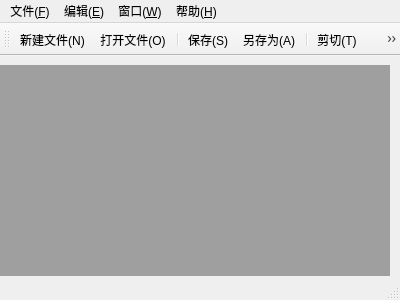
<?xml version="1.0" encoding="UTF-8"?>
<ui version="4.0">
 <class>MainWindow</class>
 <widget class="QMainWindow" name="MainWindow">
  <property name="geometry">
   <rect>
    <x>0</x>
    <y>0</y>
    <width>400</width>
    <height>300</height>
   </rect>
  </property>
  <property name="windowTitle">
   <string>MainWindow</string>
  </property>
  <widget class="QWidget" name="centralWidget">
   <widget class="QMdiArea" name="mdiArea">
    <property name="geometry">
     <rect>
      <x>-1</x>
      <y>9</y>
      <width>391</width>
      <height>211</height>
     </rect>
    </property>
   </widget>
  </widget>
  <widget class="QMenuBar" name="menuBar">
   <property name="geometry">
    <rect>
     <x>0</x>
     <y>0</y>
     <width>400</width>
     <height>23</height>
    </rect>
   </property>
   <widget class="QMenu" name="menu_F">
    <property name="title">
     <string>文件(&amp;F)</string>
    </property>
    <addaction name="actionNew"/>
    <addaction name="actionOpen"/>
    <addaction name="separator"/>
    <addaction name="actionSave"/>
    <addaction name="actionSaveAs"/>
    <addaction name="separator"/>
    <addaction name="actionExit"/>
   </widget>
   <widget class="QMenu" name="menu_E">
    <property name="title">
     <string>编辑(&amp;E)</string>
    </property>
    <addaction name="actionUndo"/>
    <addaction name="actionRedo"/>
    <addaction name="separator"/>
    <addaction name="actionCut"/>
    <addaction name="actionCopy"/>
    <addaction name="actionPaste"/>
   </widget>
   <widget class="QMenu" name="menu_W">
    <property name="title">
     <string>窗口(&amp;W)</string>
    </property>
    <addaction name="actionClose"/>
    <addaction name="actionCloseAll"/>
    <addaction name="separator"/>
    <addaction name="actionTile"/>
    <addaction name="actionCascade"/>
    <addaction name="separator"/>
    <addaction name="actionNext"/>
    <addaction name="actionPrevious"/>
   </widget>
   <widget class="QMenu" name="menu">
    <property name="title">
     <string>帮助(&amp;H)</string>
    </property>
    <addaction name="actionAbout"/>
    <addaction name="actionAboutQt"/>
   </widget>
   <addaction name="menu_F"/>
   <addaction name="menu_E"/>
   <addaction name="menu_W"/>
   <addaction name="menu"/>
  </widget>
  <widget class="QToolBar" name="mainToolBar">
   <attribute name="toolBarArea">
    <enum>TopToolBarArea</enum>
   </attribute>
   <attribute name="toolBarBreak">
    <bool>false</bool>
   </attribute>
   <addaction name="actionNew"/>
   <addaction name="actionOpen"/>
   <addaction name="separator"/>
   <addaction name="actionSave"/>
   <addaction name="actionSaveAs"/>
   <addaction name="separator"/>
   <addaction name="actionCut"/>
   <addaction name="actionCopy"/>
   <addaction name="actionPaste"/>
   <addaction name="separator"/>
   <addaction name="actionUndo"/>
   <addaction name="actionRedo"/>
  </widget>
  <widget class="QStatusBar" name="statusBar"/>
  <action name="actionNew">
   <property name="icon">
    <iconset resource="images.qrc">
     <normaloff>:/images/new.png</normaloff>:/images/new.png</iconset>
   </property>
   <property name="text">
    <string>新建文件(&amp;N)</string>
   </property>
   <property name="shortcut">
    <string>Ctrl+N</string>
   </property>
  </action>
  <action name="actionOpen">
   <property name="icon">
    <iconset resource="images.qrc">
     <normaloff>:/images/open.png</normaloff>:/images/open.png</iconset>
   </property>
   <property name="text">
    <string>打开文件(&amp;O)</string>
   </property>
   <property name="shortcut">
    <string>Ctrl+O</string>
   </property>
  </action>
  <action name="actionSave">
   <property name="icon">
    <iconset resource="images.qrc">
     <normaloff>:/images/save.png</normaloff>:/images/save.png</iconset>
   </property>
   <property name="text">
    <string>保存(&amp;S)</string>
   </property>
   <property name="shortcut">
    <string>Ctrl+S</string>
   </property>
  </action>
  <action name="actionSaveAs">
   <property name="icon">
    <iconset resource="images.qrc">
     <normaloff>:/images/saveAs.png</normaloff>:/images/saveAs.png</iconset>
   </property>
   <property name="text">
    <string>另存为(&amp;A)</string>
   </property>
  </action>
  <action name="actionExit">
   <property name="text">
    <string>退出(&amp;X)</string>
   </property>
  </action>
  <action name="actionUndo">
   <property name="icon">
    <iconset resource="images.qrc">
     <normaloff>:/images/undo.png</normaloff>:/images/undo.png</iconset>
   </property>
   <property name="text">
    <string>撤销(&amp;U)</string>
   </property>
   <property name="shortcut">
    <string>Ctrl+Z</string>
   </property>
  </action>
  <action name="actionRedo">
   <property name="icon">
    <iconset resource="images.qrc">
     <normaloff>:/images/redo.png</normaloff>:/images/redo.png</iconset>
   </property>
   <property name="text">
    <string>恢复(&amp;R)</string>
   </property>
   <property name="shortcut">
    <string>Ctrl+Y</string>
   </property>
  </action>
  <action name="actionCut">
   <property name="icon">
    <iconset resource="images.qrc">
     <normaloff>:/images/cut.png</normaloff>:/images/cut.png</iconset>
   </property>
   <property name="text">
    <string>剪切(&amp;T)</string>
   </property>
   <property name="shortcut">
    <string>Ctrl+X</string>
   </property>
  </action>
  <action name="actionCopy">
   <property name="icon">
    <iconset resource="images.qrc">
     <normaloff>:/images/copy.png</normaloff>:/images/copy.png</iconset>
   </property>
   <property name="text">
    <string>复制(&amp;C)</string>
   </property>
   <property name="shortcut">
    <string>Ctrl+C</string>
   </property>
  </action>
  <action name="actionPaste">
   <property name="icon">
    <iconset resource="images.qrc">
     <normaloff>:/images/paste.png</normaloff>:/images/paste.png</iconset>
   </property>
   <property name="text">
    <string>粘贴(&amp;V)</string>
   </property>
   <property name="shortcut">
    <string>Ctrl+V</string>
   </property>
  </action>
  <action name="actionClose">
   <property name="text">
    <string>关闭(&amp;Q)</string>
   </property>
  </action>
  <action name="actionCloseAll">
   <property name="text">
    <string>关闭所有窗口(&amp;A)</string>
   </property>
  </action>
  <action name="actionTile">
   <property name="text">
    <string>平铺(&amp;T)</string>
   </property>
  </action>
  <action name="actionCascade">
   <property name="text">
    <string>层叠(&amp;C)</string>
   </property>
  </action>
  <action name="actionNext">
   <property name="icon">
    <iconset resource="images.qrc">
     <normaloff>:/images/next.png</normaloff>:/images/next.png</iconset>
   </property>
   <property name="text">
    <string>下一个(&amp;X)</string>
   </property>
   <property name="shortcut">
    <string>Ctrl+Tab</string>
   </property>
  </action>
  <action name="actionPrevious">
   <property name="icon">
    <iconset resource="images.qrc">
     <normaloff>:/images/previous.png</normaloff>:/images/previous.png</iconset>
   </property>
   <property name="text">
    <string>前一个(&amp;V)</string>
   </property>
   <property name="shortcut">
    <string>Ctrl+Shift+Backspace</string>
   </property>
  </action>
  <action name="actionAbout">
   <property name="icon">
    <iconset resource="images.qrc">
     <normaloff>:/images/about.png</normaloff>:/images/about.png</iconset>
   </property>
   <property name="text">
    <string>关于(&amp;A)</string>
   </property>
  </action>
  <action name="actionAboutQt">
   <property name="text">
    <string>关于QT(&amp;Q)</string>
   </property>
  </action>
 </widget>
 <layoutdefault spacing="6" margin="11"/>
 <resources>
  <include location="images.qrc"/>
 </resources>
 <connections/>
</ui>
